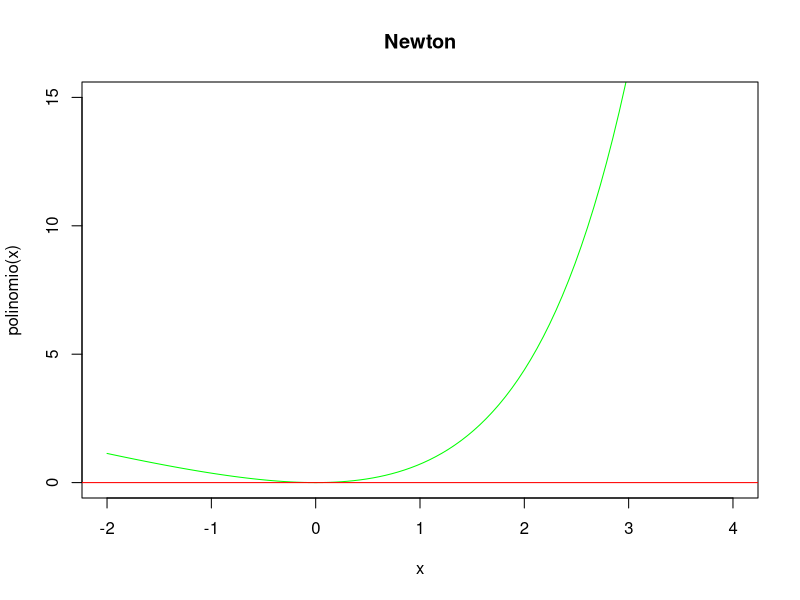

Write R code to recreate this figure.
#Taller 1 Punto 3.3 Convergencia metodos iterativos
#Stiven Gonzalez Olaya
#John Jairo Gonzalez Martinez
#Karen Sofia Coral Godoy
#Daniel Esteban Tibaquira Galindo

funcO = expression (exp( x ) - x - 1) 
funcD = D(funcO, "x") 

x = 0
aprox = 1
resultado = c(0)

i =1

while ( x != aprox ) {
  
  x = aprox 
  
  corrPoli = eval( funcO )
  corrDeri = eval( funcD ) 
  
  aprox = x - ( corrPoli / corrDeri ) 
  
  resultado[i] =x
  i = i + 1
}

polinomio =function( x )( exp( x ) - x - 1)
multip = function(y,multiplicidad){
  p = polinomio(0)  
  resultado = ( y - p ) ^ multiplicidad
  if( resultado == p ){    
    cat("Cero de multiplicidad ", multiplicidad)  
  }else{    
    cat("No es un cero de multiplicidad", multiplicidad) 
  }
}
multip(0, 2)


curve(polinomio, -2, 4, 100, ylim = c(0,15), main = "Newton",col ="green")
abline(0,0,col="red")

df = data.frame(resultado)
df